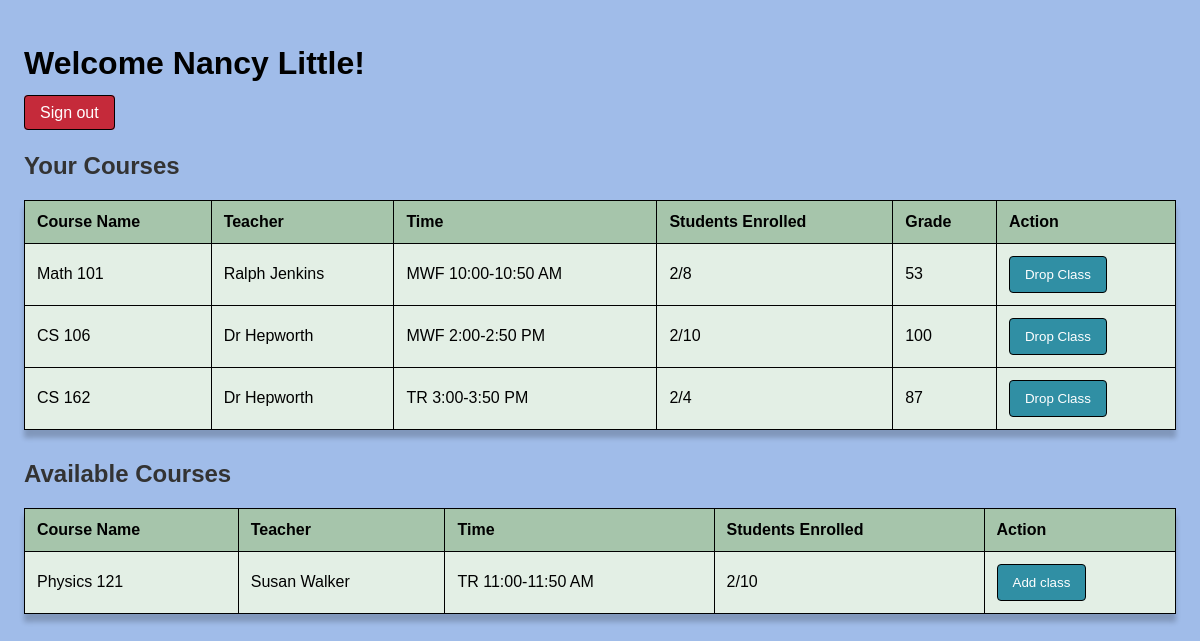
/dashboard (signed in), run on the app's committed database.
### app.py (models this page shows)
class User(UserMixin, db.Model):
    id = db.Column(db.Integer, primary_key=True)
    username = db.Column(db.String(80), unique=True, nullable=False)
    password_hash = db.Column(db.String(120), nullable=False)
    role = db.Column(db.String(20), nullable=False)  # 'student', 'teacher', or 'admin'
    display_name = db.Column(db.String(100))

class Enrollment(db.Model):
    id = db.Column(db.Integer, primary_key=True)
    student_id = db.Column(db.Integer, db.ForeignKey('user.id'), nullable=False)
    course_id = db.Column(db.Integer, db.ForeignKey('course.id'), nullable=False)
    grade = db.Column(db.Integer, nullable=True)
    student = db.relationship('User', backref='enrollments')

class Course(db.Model):
    id = db.Column(db.Integer, primary_key=True)
    name = db.Column(db.String(100), nullable=False)
    teacher_id = db.Column(db.Integer, db.ForeignKey('user.id'), nullable=False)
    time = db.Column(db.String(50), nullable=False)
    capacity = db.Column(db.Integer, nullable=False)
    teacher = db.relationship('User', backref='courses')
    enrollments = db.relationship('Enrollment', backref='course', lazy=True)

### app.py (the view)
@app.route('/dashboard')
@login_required
def dashboard():
    if current_user.role == 'student':
        enrollments = Enrollment.query.filter_by(student_id=current_user.id).all()
        courses = Course.query.all()
        return render_template('student_dashboard.html', enrollments=enrollments, courses=courses)
    elif current_user.role == 'teacher':
        courses = Course.query.filter_by(teacher_id=current_user.id).all()
        return render_template('teacher_dashboard.html', courses=courses)
    return redirect(url_for('admin.index'))

### app.py (called while the page is built)
@login_manager.user_loader
def load_user(user_id):
    return User.query.get(int(user_id))

### templates/student_dashboard.html (shortened to what this page needs)
<!DOCTYPE html>
<html>
  <head>
    <link
      rel="stylesheet"
      href="{{ url_for('static', filename='style.css') }}"
    />
  </head>
  <body>
    <div class="dashboard-header">
      <h1>Welcome {{ current_user.display_name }}!</h1>
      <a href="{{ url_for('logout') }}" class="btn">Sign out</a>
    </div>
    <div class="section courses">
      <h2>Your Courses</h2>
      <table>
        <thead>
          <tr>
            <th>Course Name</th>
            <th>Teacher</th>
            <th>Time</th>
            <th>Students Enrolled</th>
            <th>Grade</th>
            <th>Action</th>
          </tr>
        </thead>
        <tbody>
          {% for enrollment in enrollments %}
          <tr>
            <td>{{ enrollment.course.name }}</td>
            <td>{{ enrollment.course.teacher.display_name }}</td>
            <td>{{ enrollment.course.time }}</td>
            <td>
              {{ enrollment.course.enrollments|length }}/{{
              enrollment.course.capacity }}
            </td>
            <td>{{ enrollment.grade if enrollment.grade else 'N/A' }}</td>
            <td>
              <form
                action="{{ url_for('drop_class', enrollment_id=enrollment.id) }}"
                method="post"
              >
                <button type="submit">Drop Class</button>
              </form>
            </td>
          </tr>
          {% endfor %}
        </tbody>
      </table>
      <h2>Available Courses</h2>
      <table>
        <thead>
          <tr>
            <th>Course Name</th>
            <th>Teacher</th>
            <th>Time</th>
            <th>Students Enrolled</th>
            <th>Action</th>
          </tr>
        </thead>
        <tbody>
          {% for course in courses %} {% if course.id not in
          enrollments|map(attribute='course_id')|list %}
          <tr>
            <td>{{ course.name }}</td>
            <td>{{ course.teacher.display_name }}</td>
            <td>{{ course.time }}</td>
            <td>{{ course.enrollments|length }}/{{ course.capacity }}</td>
            <td>
              {% if course.enrollments|length < course.capacity %}
              <form
                action="{{ url_for('enroll', course_id=course.id) }}"
                method="POST"
              >
                <button type="submit" class="btn-enroll">Add class</button>
              </form>
              {% else %}
              <span class="full">Full</span>
              {% endif %}
            </td>
          </tr>
          {% endif %} {% endfor %}
        </tbody>
      </table>
    </div>
  </body>
</html>

### static/style.css (style rules this page uses)
body { font-family: Georgia, sans-serif; margin: 0; padding: 2%; background-color: #a0bce9; }
button { background-color: #308fa4; color: white; padding: 10px 15px; border: none; border-radius: 4px; cursor: pointer; border: 1px solid black; }
.btn { text-decoration: none; color: white; background-color: #c52a3a; padding: 8px 15px; border-radius: 4px; border: 1px solid black; font-family: Georgia, sans-serif; }
table { width: 100%; border-collapse: collapse; margin-bottom: 30px; background-color: white; box-shadow: 0 8px 5px rgba(0, 0, 0, 0.2); border: 1px solid black; }
th, td { padding: 12px; text-align: left; border-bottom: 1px solid #ddd; border: 1px solid black; }
th { background-color: #a6c5ab; font-weight: bold; }
td { background-color: #e3efe5; }
h2 { color: #333; margin-top: 30px; margin-bottom: 20px; }

### data on the page
User: display_name "Nancy Little"
Enrollment: course.name "Math 101", course.teacher.display_name "Ralph Jenkins", course.time "MWF 10:00-10:50 AM", course.enrollments|length "2", course.capacity "8", grade "53"
Enrollment: course.name "CS 106", course.teacher.display_name "Dr Hepworth", course.time "MWF 2:00-2:50 PM", course.enrollments|length "2", course.capacity "10", grade "100"
Enrollment: course.name "CS 162", course.teacher.display_name "Dr Hepworth", course.time "TR 3:00-3:50 PM", course.enrollments|length "2", course.capacity "4", grade "87"
Course: name "Physics 121", teacher.display_name "Susan Walker", time "TR 11:00-11:50 AM", enrollments|length "2", capacity "10"
